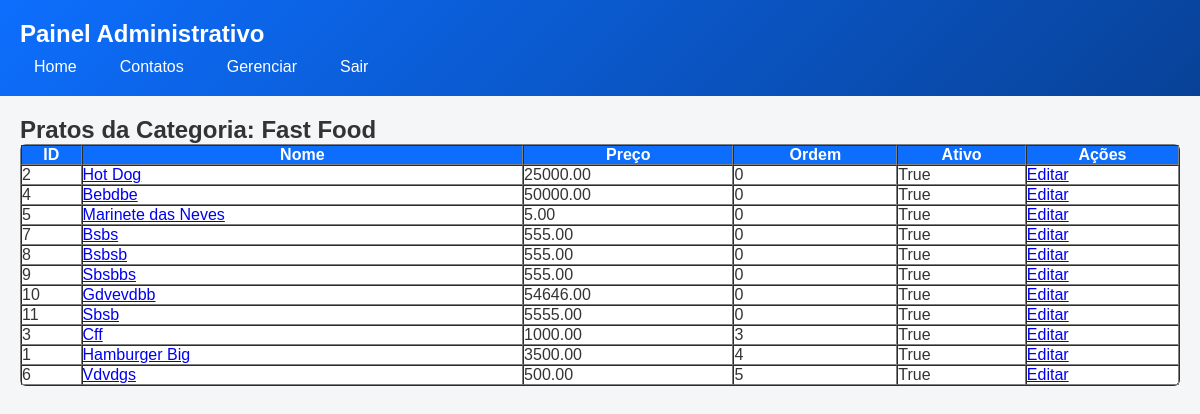
The page /painel/pratos/categoria/1/ on the database its author committed.
### loja/models.py (models this page shows, shortened)
class CategoriaPrato(models.Model):
    nome = models.CharField(max_length=100, help_text="Nome da categoria")
    ativo = models.BooleanField(default=True, help_text="Categoria ativa")

class Prato(models.Model):
    categoria = models.ForeignKey(
        CategoriaPrato,
        on_delete=models.CASCADE,
        related_name='pratos'
    )
    nome = models.CharField(max_length=100, help_text="Nome do prato")
    ordem = models.IntegerField(default=0, help_text="Ordem de exibição")
    descricao = models.TextField(blank=True, help_text="Descrição do prato")
    preco = models.DecimalField(max_digits=8, decimal_places=2, help_text="Preço")
    imagem = models.ImageField(upload_to='pratos/', blank=True, help_text="Imagem do prato")
    ativo = models.BooleanField(default=True, help_text="Disponível no cardápio")
    vegetariano = models.BooleanField(default=False, help_text="Prato vegetariano")

### painel/views.py (the view)
# urls.py: path("pratos/categoria/<int:categoria_id>/", PratoListPorCategoriaView.as_view(), name="pratos-por-categoria"),
class PratoListPorCategoriaView(ListView):
    model = Prato
    template_name = "painel/pratos/prato_list.html"
    context_object_name = "pratos"
    def get_queryset(self):
        return Prato.objects.filter(
            categoria_id=self.kwargs["categoria_id"]
        ).order_by("ordem")
    def get_context_data(self, **kwargs):
        ctx = super().get_context_data(**kwargs)
        ctx["categoria"] = CategoriaPrato.objects.get(
            id=self.kwargs["categoria_id"]
        )
        return ctx

### loja/templates/painel/pratos/prato_list.html (shortened to what this page needs)
{% extends "painel/base.html" %}
{% block content %}
<h2>Pratos{% if categoria %} da Categoria: {{ categoria.nome }}{% endif %}</h2>
<table border="1" cellpadding="8" cellspacing="0" style="width:100%; background:#fff; border-radius:6px;">
    <thead>
        <tr style="background:#0d6efd; color:white;">
            <th>ID</th>
            <th>Nome</th>
            <th>Preço</th>
            <th>Ordem</th>
            <th>Ativo</th>
            <th>Ações</th>
        </tr>
    </thead>
    <tbody>
        {% for prato in pratos %}
        <tr>
            <td>{{ prato.id }}</td>
            <td>
                <a href="{% url 'painel:pratos-detail' prato.id %}">{{ prato.nome }}</a>
            </td>
            <td>{{ prato.preco }}</td>
            <td>{{ prato.ordem }}</td>
            <td>{{ prato.ativo }}</td>
            <td>
                <a href="{% url 'painel:pratos-edit' prato.id %}">Editar</a>
            </td>
        </tr>
        {% empty %}
        <tr>
            <td colspan="6">Nenhum prato cadastrado.</td>
        </tr>
        {% endfor %}
    </tbody>
</table>
{% endblock %}

### loja/templates/painel/base.html (style rules this page uses)
* { margin: 0; padding: 0; box-sizing: border-box; font-family: Arial, Helvetica, sans-serif; }
body { background-color: #f4f6f8; color: #333; min-height: 100vh; }

### rows shown on the page
CategoriaPrato: nome "Fast Food"
Prato: id "2", nome "Hot Dog", preco "25000.00", ordem "0", ativo "True"
Prato: id "4", nome "Bebdbe", preco "50000.00", ordem "0", ativo "True"
Prato: id "5", nome "Marinete das Neves", preco "5.00", ordem "0", ativo "True"
Prato: id "7", nome "Bsbs", preco "555.00", ordem "0", ativo "True"
Prato: id "8", nome "Bsbsb", preco "555.00", ordem "0", ativo "True"
Prato: id "9", nome "Sbsbbs", preco "555.00", ordem "0", ativo "True"
Prato: id "10", nome "Gdvevdbb", preco "54646.00", ordem "0", ativo "True"
Prato: id "11", nome "Sbsb", preco "5555.00", ordem "0", ativo "True"
Prato: id "3", nome "Cff", preco "1000.00", ordem "3", ativo "True"
Prato: id "1", nome "Hamburger Big", preco "3500.00", ordem "4", ativo "True"
Prato: id "6", nome "Vdvdgs", preco "500.00", ordem "5", ativo "True"
